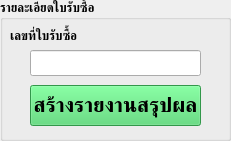
     <widget class="QGroupBox" name="groupBox_10">
      <property name="geometry">
       <rect>
        <x>10</x>
        <y>0</y>
        <width>231</width>
        <height>141</height>
       </rect>
      </property>
      <property name="font">
       <font>
        <weight>75</weight>
        <bold>true</bold>
       </font>
      </property>
      <property name="title">
       <string>รายละเอียดใบรับซื้อ</string>
      </property>
      <widget class="QLabel" name="label_5">
       <property name="geometry">
        <rect>
         <x>10</x>
         <y>25</y>
         <width>81</width>
         <height>21</height>
        </rect>
       </property>
       <property name="text">
        <string>เลขที่ใบรับซื้อ</string>
       </property>
      </widget>
      <widget class="QPushButton" name="btn_CreateResulte">
       <property name="geometry">
        <rect>
         <x>30</x>
         <y>85</y>
         <width>171</width>
         <height>41</height>
        </rect>
       </property>
       <property name="font">
        <font>
         <family>DB Adman X</family>
         <pointsize>16</pointsize>
         <weight>75</weight>
         <bold>true</bold>
        </font>
       </property>
       <property name="styleSheet">
        <string notr="true">background-color: rgb(70, 212, 104);</string>
       </property>
       <property name="text">
        <string>สร้างรายงานสรุปผล</string>
       </property>
      </widget>
      <widget class="QLineEdit" name="txt_OrderID_Search">
       <property name="geometry">
        <rect>
         <x>30</x>
         <y>50</y>
         <width>171</width>
         <height>26</height>
        </rect>
       </property>
      </widget>
     </widget>
